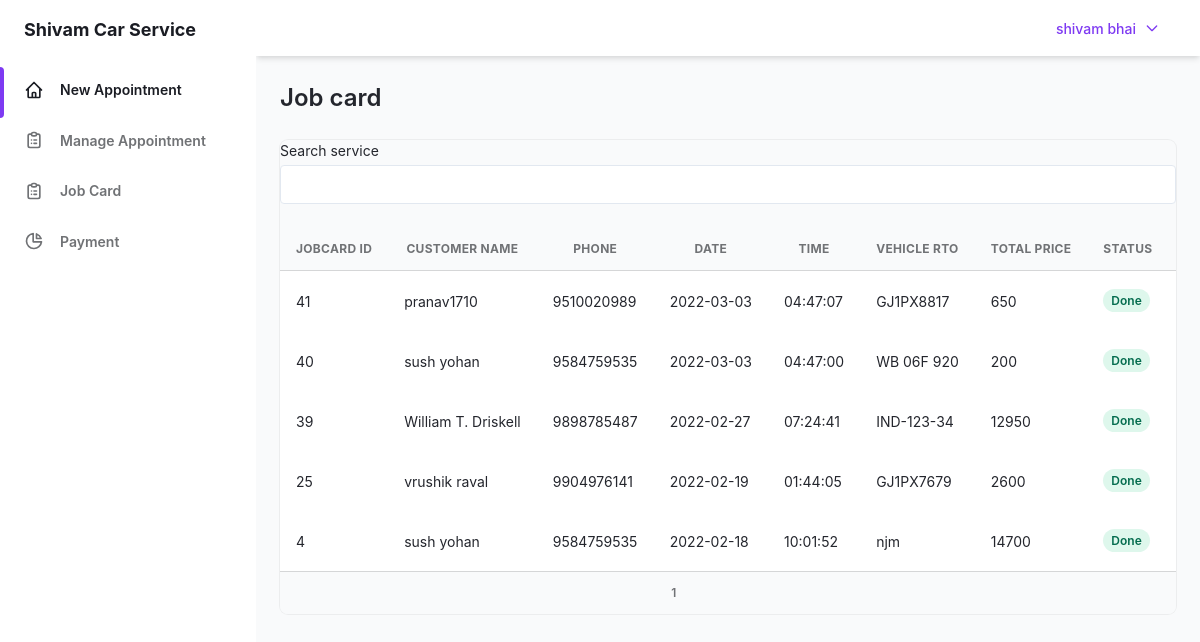
Screenshot of /Attendee/jobcard.php (signed in) with the database file from the repository.
### tables this page shows
CREATE TABLE `user` (
  `user_id` int(5) NOT NULL,
  `user_name` varchar(30) NOT NULL,
  `user_pass` varchar(40) NOT NULL,
  `user_email` varchar(50) NOT NULL,
  `user_add` varchar(255) NOT NULL,
  `user_phone` bigint(10) DEFAULT NULL,
  `user_sec_ques` varchar(50) NOT NULL,
  `user_sec_ans` varchar(20) NOT NULL,
  `companycompany_id` int(5) NOT NULL,
  `otp` int(5) DEFAULT NULL
);

CREATE TABLE `job_card` (
  `jobcard_id` int(5) NOT NULL,
  `jobcard_date` date NOT NULL,
  `jobcard_time` time NOT NULL,
  `price` int(5) NOT NULL,
  `appointmentappointment_id` int(5) NOT NULL,
  `status` int(1) DEFAULT NULL,
  `completed_date` date DEFAULT NULL,
  `labour_charge` int(11) NOT NULL,
  `complete` int(11) NOT NULL
);

CREATE TABLE `vehicle` (
  `rto_number` varchar(12) NOT NULL,
  `customer_id` int(5) NOT NULL,
  `chassis_no` varchar(20) NOT NULL,
  `veh_color_id` int(2) NOT NULL,
  `modelcar_model_id` int(2) NOT NULL
);

### Attendee/jobcard.php (the view, shortened to what this page needs)
<?php require "sidebar2.php";
require "../lockscreen/connection.php";
$staff_email = $_SESSION['attendee_login'];
$sql_atnf = "SELECT * FROM user JOIN staff ON staff.Useruser_id = user.user_id WHERE user.user_email = '$staff_email'";
$staff_res = mysqli_query($con, $sql_atnf);
if (mysqli_num_rows($staff_res) > 0) {
  $staff_ary = mysqli_fetch_assoc($staff_res);
  $staff_id = $staff_ary['staff_id'];
}
?>
<main class="h-full overflow-y-auto">
  <div class="container grid px-6 mx-auto">
    <h2 class="my-6 text-2xl font-semibold text-gray-700 dark:text-gray-200">
      Job card
    </h2>
    <div class="w-full mb-8 overflow-hidden rounded-lg shadow-xs">
      <div class="w-full overflow-x-auto">
        <?php
        $limit = 7;
        if (isset($_GET['page'])) {
          $page = $_GET['page'];
        } else {
          $page = 1;
        }
        $offset = ($page - 1) * $limit;
         $sql = "SELECT * ,user.user_name , user.user_phone,vehicle.rto_number FROM job_card JOIN appointment ON appointment.appointment_id =job_card.appointmentappointment_id JOIN vehicle ON vehicle.rto_number = appointment.Vehicle_rto_number JOIN customer ON customer.customer_id = appointment.customercustomer_id JOIN user ON user.user_id = customer.Useruser_id WHERE appointment.statusstatus_id = 2  AND appointment.staffstaff_id  = $staff_id "
          . "ORDER BY `job_card`.`status` ASC LIMIT {$offset},{$limit}";
        $res = mysqli_query($con, $sql)  or die("quary failed");
        if (mysqli_num_rows($res) > 0) {
        ?>
          <table class="w-full whitespace-no-wrap" id="tbl_body">
            <label class="block text-sm">
              <span class="text-gray-700 dark:text-gray-400">Search service</span>
              <input name="jobcard_find" id="jobcard_find" type="text" class="block w-full mt-1 text-sm dark:border-gray-600 dark:bg-gray-700 focus:border-purple-400 focus:outline-none focus:shadow-outline-purple dark:text-gray-300 dark:focus:shadow-outline-gray form-input" />
            </label><br>
            <thead>
              <tr class="text-xs font-semibold tracking-wide text-left text-gray-500 uppercase border-b dark:border-gray-700 bg-gray-50 dark:text-gray-400 dark:bg-gray-800">
                <th class="px-4 py-3">Jobcard ID</th>
                <th class="px-4 py-3">Customer Name</th>
                <th class="px-4 py-3">Phone</th>
                <th class="px-4 py-3">Date</th>
                <th class="px-4 py-3">Time</th>
                <th class="px-4 py-3">Vehicle RTO</th>
                <th class="px-4 py-3">Total Price</th>
                <th class="px-4 py-3">Status</th>
                <th class="px-4 py-3">Edit</th>
              </tr>
            </thead>
            <?php
            while ($row =  mysqli_fetch_array($res)) {
            ?>
              <tbody class="bg-white divide-y dark:divide-gray-700 dark:bg-gray-800">
                <tr class="text-gray-700 dark:text-gray-400">
                  <td class="px-4 py-3 text-sm">
                    <?php echo $row['jobcard_id']; ?>
                  </td>
                  <td class="px-4 py-3 text-sm">
                    <?php echo $row['user_name']; ?>
                  </td>
                  <td class="px-4 py-3 text-sm">
                    <?php echo $row['user_phone']; ?>
                  </td>
                  <td class="px-4 py-3 text-sm">
                    <?php echo $row['jobcard_date']; ?>
                  </td>
                  <td class="px-4 py-3 text-sm">
                    <?php echo $row['jobcard_time']; ?>
                  </td>
                  <td class="px-4 py-3 text-sm">
                    <?php echo $row['rto_number']; ?>
                  </td>
                  <td class="px-4 py-3 text-sm">
                    <?php echo $row['price']; ?>
                  </td>
                  <td class="px-4 py-3 text-xs">
                    <?php
                    $status  = $row['status'];
                    if ($status == 1) {
                      $c1 = "text-green-700 bg-green-100";
                      $c2 = "dark:text-green-100 dark:bg-green-700";
                    } else {
                      $c1 = "text-red-700 bg-red-100";
                      $c2 = "dark:text-red-100 dark:bg-red-700";
                    }
                    ?>
                    <span class="px-2 py-1 font-semibold leading-tight <?php echo $c1; ?> rounded-full <?php echo $c2; ?>">
                      <?php
                      $status  = $row['status'];
                      if ($status == 1) {
                        echo " Done";
                      } else {
                        echo "Pending";
                      }
                      ?>
                  </td>
                  <td class="px-4 py-3">
                  </td>
                </tr>
              </tbody>
            <?php } ?>
          </table>
      </div>
    <?php } ?>
    <div class="grid px-4 py-3 text-xs font-semibold tracking-wide text-gray-500 uppercase border-t dark:border-gray-700 bg-gray-50 sm:grid-cols-9 dark:text-gray-400 dark:bg-gray-800">
      <span class="flex col-span-4 mt-2 sm:mt-auto sm:justify-end" id="pagination">
        <?php
        $sql1 = "SELECT * ,user.user_name , user.user_phone,vehicle.rto_number FROM job_card JOIN appointment ON appointment.appointment_id =job_card.appointmentappointment_id JOIN vehicle ON vehicle.rto_number = appointment.Vehicle_rto_number JOIN customer ON customer.customer_id = appointment.customercustomer_id JOIN user ON user.user_id = customer.Useruser_id WHERE appointment.statusstatus_id = 2  AND appointment.staffstaff_id  = $staff_id ";
        $result1 = mysqli_query($con, $sql1) or die("Query Failed.");
        if (mysqli_num_rows($result1) > 0) {
          $total_records = mysqli_num_rows($result1);
          $total_page = ceil($total_records / $limit);
          echo '<ul class="inline-flex items-center">';
          for ($i = 1; $i <= $total_page; $i++) {
            if ($i == $page) {
              $active = "active";
            } else {
              $active = "";
            }
            echo '<li class="' . $active . ' "> &nbsp; <a href="jobcard.php?page=' . $i . '">' . $i  . '&nbsp;</a></li>';
          }
          echo '</ul>';
        }
        ?>
      </span>
    </div>
    </div>
</main>

### Attendee/sidebar2.php (shortened to what this page needs)
<?php
require "../lockscreen/connection.php";
?>
<!DOCTYPE html>
<html :class="{ 'theme-dark': dark }" x-data="data()" lang="en">
<head>
  <link rel="stylesheet" href="./assets/css/tailwind.output.css" />
  <link rel="stylesheet" href="https://cdnjs.cloudflare.com/ajax/libs/Chart.js/2.9.3/Chart.min.css" />
</head>
<div class="flex h-screen bg-gray-50 dark:bg-gray-900" :class="{ 'overflow-hidden': isSideMenuOpen }">
  <aside class="z-20 hidden w-64 overflow-y-auto bg-white dark:bg-gray-800 md:block flex-shrink-0">
    <div class="py-4 text-gray-500 dark:text-gray-400">
      <a class="ml-6 text-lg font-bold text-gray-800 dark:text-gray-200" href="#">
        Shivam Car Service
      </a>
      <ul class="mt-6">
        <li class="relative px-6 py-3">
          <span class="absolute inset-y-0 left-0 w-1 bg-purple-600 rounded-tr-lg rounded-br-lg" aria-hidden="true"></span>
          <a class="inline-flex items-center w-full text-sm font-semibold text-gray-800 transition-colors duration-150 hover:text-gray-800 dark:hover:text-gray-200 dark:text-gray-100" href="New_appointment.php">
            <span class="ml-4">New Appointment</span>
          </a>
        </li>
      </ul>
      <ul>
        <li class="relative px-6 py-3">
          <a class="inline-flex items-center w-full text-sm font-semibold transition-colors duration-150 hover:text-gray-800 dark:hover:text-gray-200" href="appointment.php">
            <span class="ml-4"> Manage Appointment</span>
          </a>
        </li>
        <li class="relative px-6 py-3">
          <a class="inline-flex items-center w-full text-sm font-semibold transition-colors duration-150 hover:text-gray-800 dark:hover:text-gray-200" href="jobcard.php">
            <span class="ml-4"> Job Card</span>
          </a>
        </li>
        <li class="relative px-6 py-3">
          <a class="inline-flex items-center w-full text-sm font-semibold transition-colors duration-150 hover:text-gray-800 dark:hover:text-gray-200" href="payment.php">
            <svg class="w-5 h-5" aria-hidden="true" fill="none" stroke-linecap="round" stroke-linejoin="round" stroke-width="2" viewBox="0 0 24 24" stroke="currentColor">
              <path d="M11 3.055A9.001 9.001 0 1020.945 13H11V3.055z"></path>
              <path d="M20.488 9H15V3.512A9.025 9.025 0 0120.488 9z"></path>
            </svg>
            <span class="ml-4">Payment</span>
          </a>
        </li>
      </ul>
    </div>
  </aside>
  <div class="flex flex-col flex-1 w-full">
    <header class="z-10 py-4 bg-white shadow-md dark:bg-gray-800">
      <div class="container flex items-center justify-end h-full px-6 mx-auto text-purple-600 dark:text-purple-300">
        <?php
        $email = $_SESSION['attendee_login'];
        $get_username = "SELECT * FROM user WHERE user_email = '$email'";
        $res = mysqli_query($con, $get_username);
        $username = mysqli_fetch_array($res);
        ?>
        <button class=" font-medium rounded-lg text-sm px-4 py-2.5 text-center inline-flex items-center" type="button" data-dropdown-toggle="dropdown"><?php echo $username['user_name']; ?><svg class="w-4 h-4 ml-2" fill="none" stroke="currentColor" viewBox="0 0 24 24" xmlns="http://www.w3.org/2000/svg">
            <path stroke-linecap="round" stroke-linejoin="round" stroke-width="2" d="M19 9l-7 7-7-7"></path>
          </svg>
        </button>
      </div>
    </header>

### rows the page displays
user: user_name "shivam bhai"
job_card: jobcard_id "41", user.user_name "pranav1710", user.user_phone "9510020989", jobcard_date "2022-03-03", jobcard_time "04:47:07", vehicle.rto_number "GJ1PX8817", price "650", status "Done"
job_card: jobcard_id "40", user.user_name "sush yohan", user.user_phone "9584759535", jobcard_date "2022-03-03", jobcard_time "04:47:00", vehicle.rto_number "WB 06F 920", price "200", status "Done"
job_card: jobcard_id "39", user.user_name "William T. Driskell", user.user_phone "9898785487", jobcard_date "2022-02-27", jobcard_time "07:24:41", vehicle.rto_number "IND-123-34", price "12950", status "Done"
job_card: jobcard_id "25", user.user_name "vrushik raval", user.user_phone "9904976141", jobcard_date "2022-02-19", jobcard_time "01:44:05", vehicle.rto_number "GJ1PX7679", price "2600", status "Done"
job_card: jobcard_id "4", user.user_name "sush yohan", user.user_phone "9584759535", jobcard_date "2022-02-18", jobcard_time "10:01:52", vehicle.rto_number "njm", price "14700", status "Done"
